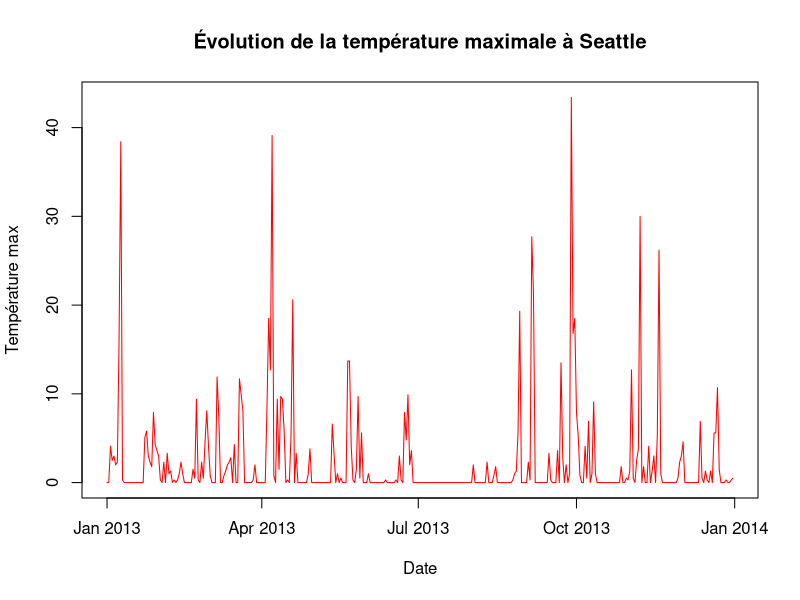
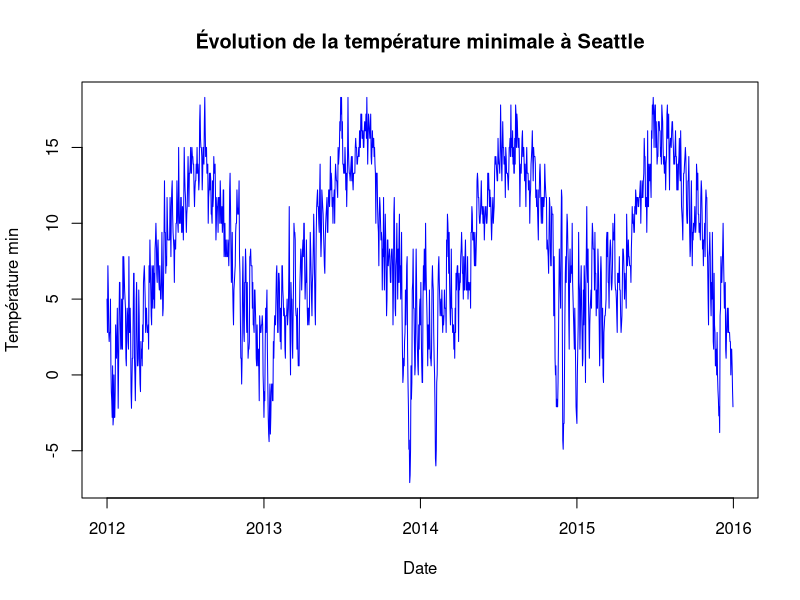
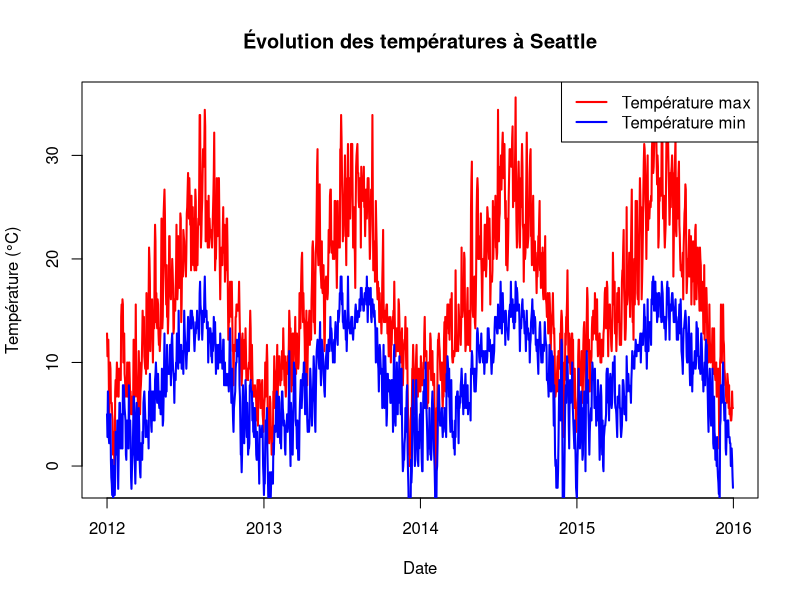
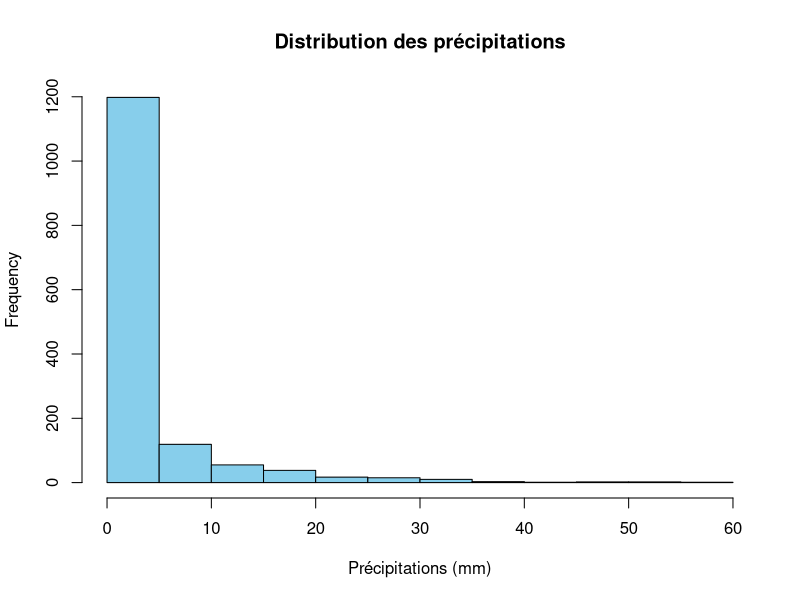
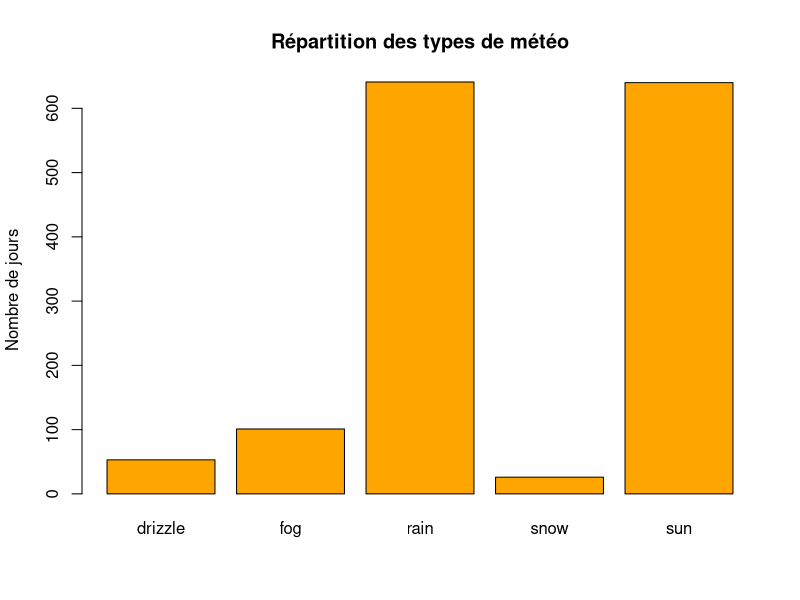
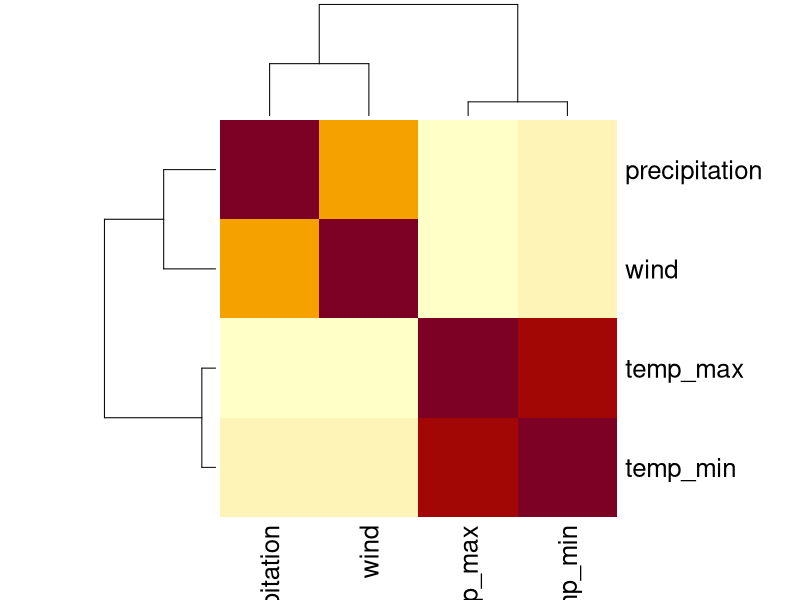

Reproduce these figures in R, in order. (Note: this script raises an error after producing the figures.)
## ---- chunk 1
weather <- read.csv("seattle-weather.csv", stringsAsFactors = FALSE)

head(weather)
str(weather)

## ---- chunk 2
cat("La dimension est :", dim(weather), "\n")



#donnes les nomes des variable were working with
cat("les colommes:",colnames(weather),"\n")

# Résumé statistique
summary(weather)

## ---- chunk 3
#convertion des dates  et on appele une colonne par $
weather$date <- as.Date(weather$date)
#weather$date 
## ---- chunk 4
#ici we checked les valeurs manquantes par variable
colSums(is.na(weather))

## ---- chunk 5
mean(weather$temp_max)
mean(weather$temp_min)
sd(weather$temp_max)#écart-type
summary(weather$precipitation)


## ---- chunk 6
weather_2016 <- subset(weather, format(as.Date(date), "%Y") == "2013")

plot(weather_2016$date, weather_2016$precipitation, type = "l",
     col = "red", xlab = "Date", ylab = "Température max",
     main = "Évolution de la température maximale à Seattle")

## ---- chunk 7
plot(weather$date, weather$temp_min, type = "l",
     col = "blue", xlab = "Date", ylab = "Température min",
     main = "Évolution de la température minimale à Seattle")

## ---- chunk 8
plot(weather$date, weather$temp_max, type = "l",
     col = "red", lwd = 2,
     xlab = "Date", ylab = "Température (°C)",
     main = "Évolution des températures à Seattle")

lines(weather$date, weather$temp_min,
      col = "blue", lwd = 2)

legend("topright",
       legend = c("Température max", "Température min"),
       col = c("red", "blue"),
       lwd = 2)

## ---- chunk 9
hist(weather$precipitation,
     main = "Distribution des précipitations",
     xlab = "Précipitations (mm)",
     col = "skyblue")
## ---- chunk 10
table(weather$weather)

barplot(table(weather$weather),
        col = "orange",
        main = "Répartition des types de météo",
        ylab = "Nombre de jours")

## ---- chunk 11
aggregate(temp_max ~ weather, data = weather, mean)
aggregate(precipitation ~ weather, data = weather, mean)

## ---- chunk 12
weather_num <- weather[, c("precipitation", "temp_max", "temp_min", "wind")]
cor_matrix <- cor(weather_num, use = "complete.obs")
cor_matrix

## ---- chunk 13
heatmap(cor_matrix, symm = TRUE)

## ---- chunk 14
#on fait les 2 lignes suivantes pour istaller ;e package Corrplot
#install.packages("corrplot")  
#library(corrplot)

corrplot(cor_matrix,
         method = "color",
         type = "upper",
         addCoef.col = "black",
         tl.col = "black")

## ---- chunk 15
weather$month <- format(weather$date, "%m")

boxplot(temp_max ~ month, data = weather,
        xlab = "Mois", ylab = "Température max",
        main = "Température maximale par mois")

## ---- chunk 16
barplot(table(weather$weather),
        col = "steelblue",
        main = "Nombre de jours par type de météo")

## ---- chunk 17
plot(weather$wind, weather$temp_min,
     col = "orange",
     xlab = "Température max",
     ylab = "Température min",
     main = "Relation temp_max / temp_min")

## ---- chunk 18
plot(weather$precipitation, weather$temp_max,
     xlab = "Précipitations",
     ylab = "Température max",
     main = "Précipitations vs Température max")

## ---- chunk 19
boxplot(temp_max ~ weather, data = weather,
        col = "lightblue",
        main = "Température max selon la météo")

## ---- chunk 20
hist(weather$temp_max,
     col = "tomato",
     main = "Distribution de la température maximale",
     xlab = "Température max")
plot(density(weather$temp_max),
     main = "Densité de la température max")

## ---- chunk 21
weather$delta_temp <- weather$temp_max - weather$temp_min

plot(weather$date, weather$delta_temp,
     type = "l",
     main = "Amplitude thermique journalière")


## ---- chunk 22
library(ggplot2)

ggplot(weather, aes(x = date, y = weather)) +
  geom_tile(aes(fill = weather)) +
  scale_fill_brewer(palette = "Set3") +
  labs(
    title = "Weather type distribution over time",
    x = "Date",
    y = "Weather type"
  ) +
  theme_minimal()
## ---- chunk 23
plot(
  x = weather$temp_max,
  y = weather$temp_min,
  xlab = "Maximum Temperature (°C)",
  ylab = "Minimum Temperature (°C)",
  main = "Temp_max vs Temp_min",
  col = rgb(1, 0.6, 0, alpha = 0.6),  # 半透明橙色
  pch = 1,                             # 空心圆
  cex = 0.8  
)

## ---- chunk 24
par(mfrow=c(2,2))  # 2×2 排版，一次画四张图

boxplot(temp_max ~ weather,
        data = weather,
        col = "orange",
        main = "Temp_max by Weather",
        xlab = "Weather type",
        ylab = "Maximum Temperature (°C)")

boxplot(temp_min ~ weather,
        data = weather,
        col = "skyblue",
        main = "Temp_min by Weather",
        xlab = "Weather type",
        ylab = "Minimum Temperature (°C)")

boxplot(wind ~ weather,
        data = weather,
        col = "lightgreen",
        main = "Wind speed by Weather",
        xlab = "Weather type",
        ylab = "Wind speed")

boxplot(precipitation ~ weather,
        data = weather,
        col = "plum",
        main = "Precipitation by Weather",
        xlab = "Weather type",
        ylab = "Precipitation (mm)")

par(mfrow=c(1,1))  # 画完恢复默认布局
## ---- chunk 25
library(ggplot2)

features <- c("temp_max","temp_min","wind","precipitation")

for(f in features){
  p <- ggplot(weather, aes(x=weather, y=.data[[f]], fill=weather)) +
    geom_boxplot(alpha=0.7, outlier.alpha=0.3) +
    theme_minimal(base_size=13) +
    theme(legend.position="none",
          plot.title = element_text(face="bold")) +
    labs(title=paste(f,"by Weather"),
         x="Weather type",
         y=f)
  print(p)
}
